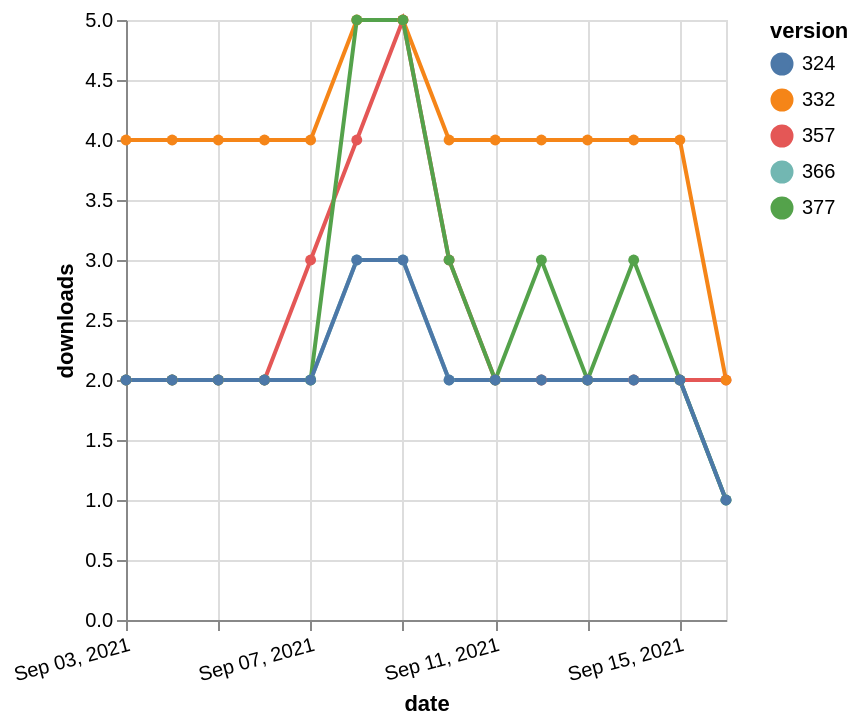

Vega-Lite specification for this chart:
### Vega-Lite specification from a JSON file in a GitHub repository (floating-point values rounded to 4 significant figures)
{"$schema": "https://vega.github.io/schema/vega-lite/v5.json", "description": "A simple bar chart with embedded data.", "data": {"values": [{"date": "2021-09-03", "total": 2321, "delta": 2, "version": "366"}, {"date": "2021-09-04", "total": 2323, "delta": 2, "version": "366"}, {"date": "2021-09-05", "total": 2325, "delta": 2, "version": "366"}, {"date": "2021-09-06", "total": 2327, "delta": 2, "version": "366"}, {"date": "2021-09-07", "total": 2329, "delta": 2, "version": "366"}, {"date": "2021-09-08", "total": 2332, "delta": 3, "version": "366"}, {"date": "2021-09-09", "total": 2335, "delta": 3, "version": "366"}, {"date": "2021-09-10", "total": 2337, "delta": 2, "version": "366"}, {"date": "2021-09-11", "total": 2339, "delta": 2, "version": "366"}, {"date": "2021-09-12", "total": 2341, "delta": 2, "version": "366"}, {"date": "2021-09-13", "total": 2343, "delta": 2, "version": "366"}, {"date": "2021-09-14", "total": 2345, "delta": 2, "version": "366"}, {"date": "2021-09-15", "total": 2347, "delta": 2, "version": "366"}, {"date": "2021-09-16", "total": 2348, "delta": 1, "version": "366"}, {"date": "2021-09-03", "total": 2879, "delta": 2, "version": "357"}, {"date": "2021-09-04", "total": 2881, "delta": 2, "version": "357"}, {"date": "2021-09-05", "total": 2883, "delta": 2, "version": "357"}, {"date": "2021-09-06", "total": 2885, "delta": 2, "version": "357"}, {"date": "2021-09-07", "total": 2888, "delta": 3, "version": "357"}, {"date": "2021-09-08", "total": 2892, "delta": 4, "version": "357"}, {"date": "2021-09-09", "total": 2897, "delta": 5, "version": "357"}, {"date": "2021-09-10", "total": 2900, "delta": 3, "version": "357"}, {"date": "2021-09-11", "total": 2902, "delta": 2, "version": "357"}, {"date": "2021-09-12", "total": 2904, "delta": 2, "version": "357"}, {"date": "2021-09-13", "total": 2906, "delta": 2, "version": "357"}, {"date": "2021-09-14", "total": 2908, "delta": 2, "version": "357"}, {"date": "2021-09-15", "total": 2910, "delta": 2, "version": "357"}, {"date": "2021-09-16", "total": 2912, "delta": 2, "version": "357"}, {"date": "2021-09-03", "total": 4944, "delta": 4, "version": "332"}, {"date": "2021-09-04", "total": 4948, "delta": 4, "version": "332"}, {"date": "2021-09-05", "total": 4952, "delta": 4, "version": "332"}, {"date": "2021-09-06", "total": 4956, "delta": 4, "version": "332"}, {"date": "2021-09-07", "total": 4960, "delta": 4, "version": "332"}, {"date": "2021-09-08", "total": 4965, "delta": 5, "version": "332"}, {"date": "2021-09-09", "total": 4970, "delta": 5, "version": "332"}, {"date": "2021-09-10", "total": 4974, "delta": 4, "version": "332"}, {"date": "2021-09-11", "total": 4978, "delta": 4, "version": "332"}, {"date": "2021-09-12", "total": 4982, "delta": 4, "version": "332"}, {"date": "2021-09-13", "total": 4986, "delta": 4, "version": "332"}, {"date": "2021-09-14", "total": 4990, "delta": 4, "version": "332"}, {"date": "2021-09-15", "total": 4994, "delta": 4, "version": "332"}, {"date": "2021-09-16", "total": 4996, "delta": 2, "version": "332"}, {"date": "2021-09-03", "total": 2144, "delta": 2, "version": "377"}, {"date": "2021-09-04", "total": 2146, "delta": 2, "version": "377"}, {"date": "2021-09-05", "total": 2148, "delta": 2, "version": "377"}, {"date": "2021-09-06", "total": 2150, "delta": 2, "version": "377"}, {"date": "2021-09-07", "total": 2152, "delta": 2, "version": "377"}, {"date": "2021-09-08", "total": 2157, "delta": 5, "version": "377"}, {"date": "2021-09-09", "total": 2162, "delta": 5, "version": "377"}, {"date": "2021-09-10", "total": 2165, "delta": 3, "version": "377"}, {"date": "2021-09-11", "total": 2167, "delta": 2, "version": "377"}, {"date": "2021-09-12", "total": 2170, "delta": 3, "version": "377"}, {"date": "2021-09-13", "total": 2172, "delta": 2, "version": "377"}, {"date": "2021-09-14", "total": 2175, "delta": 3, "version": "377"}, {"date": "2021-09-15", "total": 2177, "delta": 2, "version": "377"}, {"date": "2021-09-16", "total": 2178, "delta": 1, "version": "377"}, {"date": "2021-09-03", "total": 2572, "delta": 2, "version": "324"}, {"date": "2021-09-04", "total": 2574, "delta": 2, "version": "324"}, {"date": "2021-09-05", "total": 2576, "delta": 2, "version": "324"}, {"date": "2021-09-06", "total": 2578, "delta": 2, "version": "324"}, {"date": "2021-09-07", "total": 2580, "delta": 2, "version": "324"}, {"date": "2021-09-08", "total": 2583, "delta": 3, "version": "324"}, {"date": "2021-09-09", "total": 2586, "delta": 3, "version": "324"}, {"date": "2021-09-10", "total": 2588, "delta": 2, "version": "324"}, {"date": "2021-09-11", "total": 2590, "delta": 2, "version": "324"}, {"date": "2021-09-12", "total": 2592, "delta": 2, "version": "324"}, {"date": "2021-09-13", "total": 2594, "delta": 2, "version": "324"}, {"date": "2021-09-14", "total": 2596, "delta": 2, "version": "324"}, {"date": "2021-09-15", "total": 2598, "delta": 2, "version": "324"}, {"date": "2021-09-16", "total": 2599, "delta": 1, "version": "324"}]}, "width": "container", "mark": {"type": "line", "point": {"filled": true}}, "encoding": {"x": {"field": "date", "type": "temporal", "timeUnit": "yearmonthdate", "title": "date", "axis": {"labelAngle": -15}}, "y": {"field": "delta", "type": "quantitative", "title": "downloads"}, "color": {"field": "version", "type": "nominal"}, "tooltip": {"field": "delta"}}}
